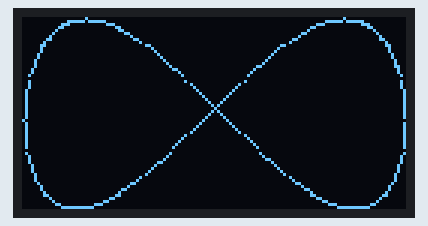
This program was run on a simulated Raspberry Pi Pico running MicroPython. On the bench: 128×64 one-colour display. Library files of the repository ran but are not shown: ssd1306.py.

Above: at 0.17 s.
At 2.28 s:
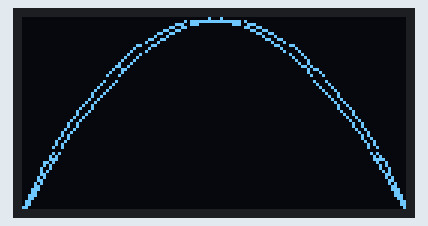
At 4.53 s:
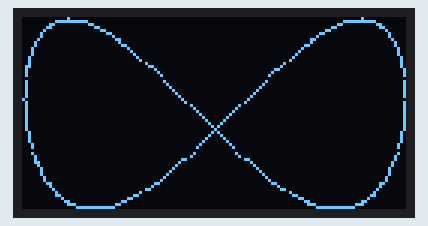
At 9.02 s:
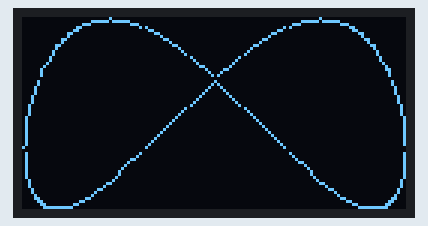
At 13.51 s:
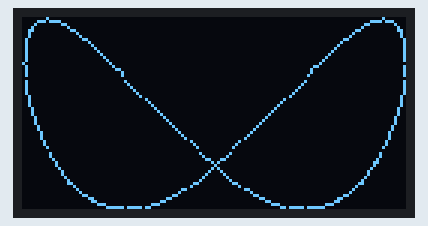
At 18.01 s:
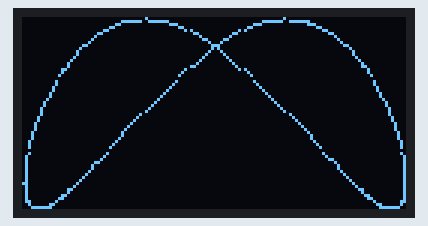

Measured:
- by itself, everything shown: repeats every 16.8 s, in 360 steps

The program:

main.py
```python
import math
from machine import Pin, I2C

# https://github.com/stlehmann/micropython-ssd1306
# https://docs.micropython.org/en/latest/esp8266/tutorial/ssd1306.html
from ssd1306 import SSD1306, SSD1306_I2C


# Draw Lissajous pattern
# https://en.wikipedia.org/wiki/Lissajous_curve
def draw_lissajous_curve(a: int, b: int, delta: float, dsp: SSD1306):
    for deg in range(0, 360, 1):
        t = math.radians(deg)
        x = int(64 * math.sin(a * t + delta))
        y = int(32 * math.sin(b * t))
        dsp.pixel(x + 64, y + 32, 1)  # Shift by half screen size


dsp = SSD1306_I2C(128, 64, I2C(1, sda=Pin(18), scl=Pin(19)))

# Lissajous parameters
# Change these to get different patterns
a = 1
b = 2

while True:
    for deg in range(0, 360, 1):
        delta = math.radians(deg)
        dsp.fill(0)
        draw_lissajous_curve(a, b, delta, dsp)
        dsp.show()
```
